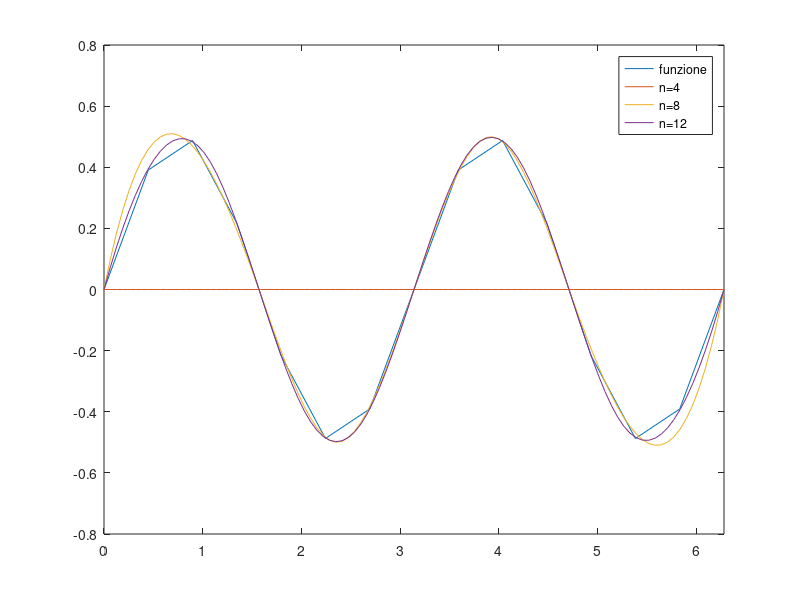
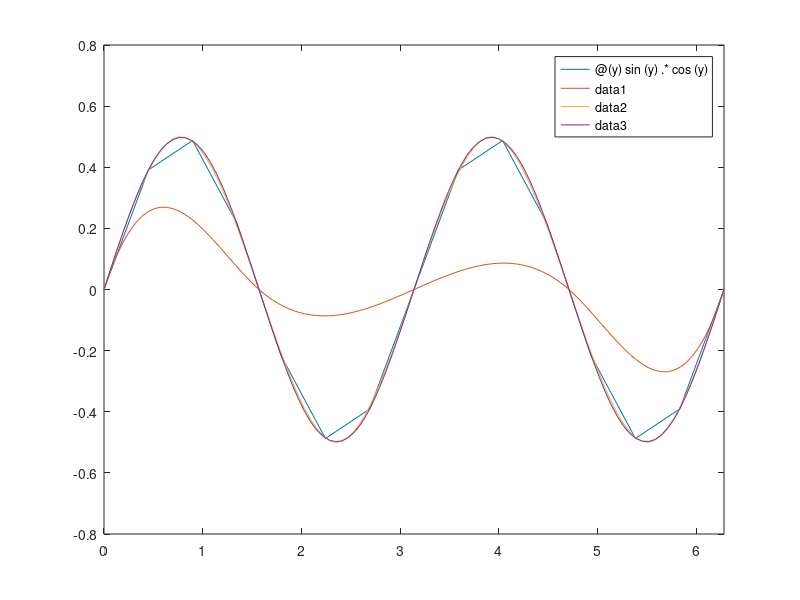
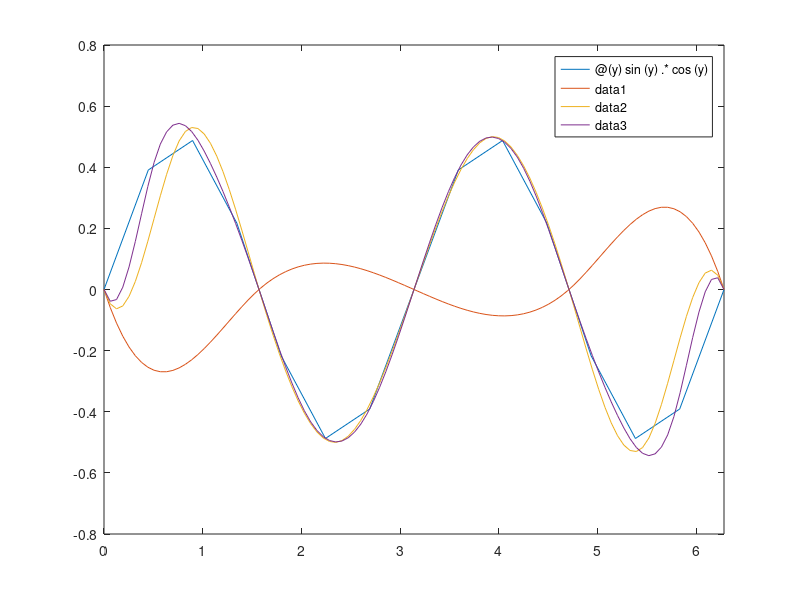

The MATLAB source for these figures, in order:
fun = @(y) sin(y).*cos(y);
fplot(fun,[0,2*pi]);
hold on
% for n=[4,8,12]
%     x=linspace(0,2*pi,n);
%     s=@(t) spline(x,fun(x),t);
%     plot(x,s(x));
% end NON VA BENE ♠♠
for n=[4,8,12]
    x=linspace(0,2*pi,n+1);
    t=linspace(0,2*pi);
    s=spline(x,fun(x),t);
    plot(t,s);
end
legend('funzione','n=4','n=8','n=12');

% SPLINE COMPLETA CON df/dx=1
figure
fplot(fun,[0,2*pi]);
hold on
for n=[4,8,12]
    x=linspace(0,2*pi,n+1);
    t=linspace(0,2*pi);
    s=spline(x,[1;fun(x)';1],t);
    plot(t,s);
end

%SPLINE COMPLETA CON df/dx=-1
figure
fplot(fun,[0,2*pi]);
hold on
for n=[4,8,12]
    x=linspace(0,2*pi,n+1);
    t=linspace(0,2*pi);
    s=spline(x,[-1;fun(x)';-1],t);
    plot(t,s);
end
